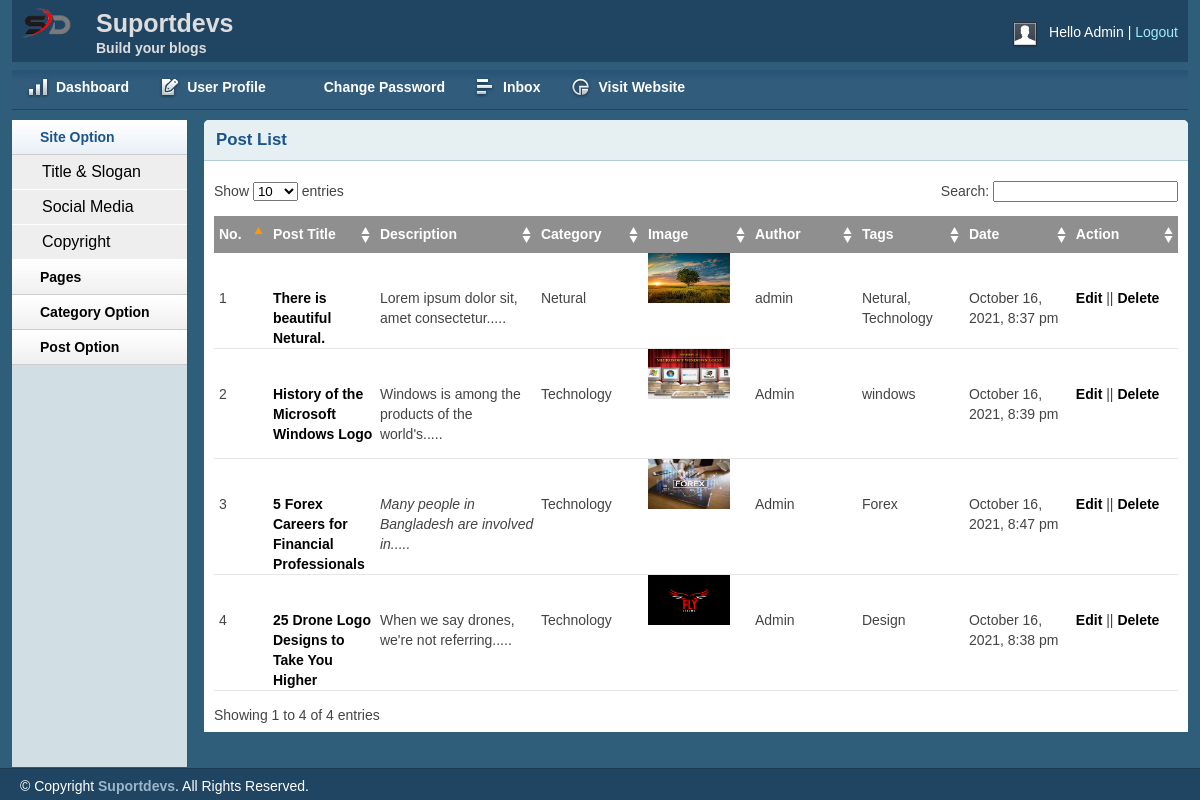
The app's page /admin/postlist.php (signed in) with its own data.
### tables this page shows
CREATE TABLE `tbl_sologan` (
  `id` int(11) NOT NULL,
  `title` varchar(255) NOT NULL,
  `sologan` varchar(255) NOT NULL,
  `logo` varchar(255) NOT NULL
);

CREATE TABLE `tbl_post` (
  `id` int(11) NOT NULL,
  `cat` int(11) NOT NULL,
  `title` varchar(255) NOT NULL,
  `body` text NOT NULL,
  `image` varchar(255) NOT NULL,
  `author` varchar(50) NOT NULL,
  `tags` varchar(255) NOT NULL,
  `date` timestamp NOT NULL DEFAULT current_timestamp() ON UPDATE current_timestamp()
);

CREATE TABLE `tbl_cetagory` (
  `id` int(11) NOT NULL,
  `name` varchar(50) NOT NULL
);

### lib/Database.php (called while the page is built, shortened)
<?php
Class Database{
	public $host   = DB_HOST;
	public $user   = DB_USER;
	public $pass   = DB_PASS;
	public $dbname = DB_NAME;
	public $link;
	private function connectDB(){
		$this->link = new mysqli($this->host, $this->user, $this->pass, $this->dbname);
	}
	public function select($query){
		$result = $this->link->query($query) or die($this->link->error.__LINE__);
		if($result->num_rows > 0){
			return $result;
		} else {
			return false;
		}
	}
}

### helpers/Format.php (called while the page is built, shortened)
<?php
class Format {
    public function formatDate($date) {
        return date('F j, Y, g:i a', strtotime($date));
    }
    public function textShorten($text, $limit = 400) {
        $text = $text. ' ';
        $text = substr($text, 0, $limit);
        $text = substr($text, 0, strrpos($text, ' '));
        $text = $text. '.....';
        return $text;
    }
}
?>

### admin/postlist.php (the view, shortened to what this page needs)
<?php include "inc/header.php"; ?>
<?php include "inc/sidebar.php"; ?>
	<div class="grid_10">
		<div class="box round first grid">
			<h2>Post List</h2>
			<div class="block">
				<table class="data display datatable" id="example">
				<thead>
					<tr>
						<th width="5%">No.</th>
						<th width="10%">Post Title</th>
						<th width="15%">Description</th>
						<th width="10%">Category</th>
						<th width="10%">Image</th>
						<th width="10%">Author</th>
						<th width="10%">Tags</th>
						<th width="10%">Date</th>
						<th width="10%">Action</th>
					</tr>
				</thead>
				<tbody>
				<?php
					$query = "SELECT tbl_post.*, tbl_cetagory.name FROM tbl_post INNER JOIN tbl_cetagory ON tbl_post.cat = tbl_cetagory.id ORDER By tbl_post.title DESC";
					$post = $db->select($query);
					if ($post) {
						$i = 0;
						while ($result = $post->fetch_assoc()) {
							$i++;
				?>
					<tr class="odd gradeX">
						<td><?php echo $i; ?></td>
						<td><a href="editpost.php?editpostId=<?php echo $result['id']; ?>"><?php echo $result['title']; ?></a></td>
						<td><?php echo $fm->textShorten($result['body'], 50); ?></td>
						<td><?php echo $result['name']; ?></td>
						<td><img src="<?php echo $result['image']; ?>" width="80%" height="50px" alt=""></td>
						<td><?php echo $result['author']; ?></td>
						<td><?php echo $result['tags']; ?></td>
						<td><?php echo $fm->formatDate($result['date']); ?></td>
						<td><a href="editpost.php?editpostId=<?php echo $result['id']; ?>">Edit</a> || <a onclick="return confirm('Are you sure Delete this Post')" href="deletepost.php?deletepostId=<?php echo $result['id']; ?>">Delete</a></td>
					</tr>
				<?php } }?>
				</tbody>
			</table>
			</div>
		</div>
	</div>
<?php include "inc/footer.php"; ?>

### admin/inc/header.php (shortened to what this page needs)
<?php include '../lib/Database.php'; ?>
<?php include '../helpers/Format.php'; ?>
<?php
	$db = new Database();
	$fm = new Format();
?>
<!DOCTYPE html>
<html>
<head>
    <link rel="stylesheet" type="text/css" href="css/reset.css" media="screen" />
    <link rel="stylesheet" type="text/css" href="css/text.css" media="screen" />
    <link rel="stylesheet" type="text/css" href="css/grid.css" media="screen" />
    <link rel="stylesheet" type="text/css" href="css/layout.css" media="screen" />
    <link rel="stylesheet" type="text/css" href="css/nav.css" media="screen" />
    <link href="css/table/demo_page.css" rel="stylesheet" type="text/css" />
</head>
<body>
    <div class="container_12">
        <div class="grid_12 header-repeat">
            <div id="branding">
                <div class="floatleft logo">
                <?php
                    $query = "SELECT * FROM tbl_sologan WHERE id='1'";
                    $blog_title = $db->select($query);
                    if ($blog_title) {
                        while ($result = $blog_title->fetch_assoc()) {
                ?>
                    <img src="<?php echo $result['logo']; ?>" alt="Logo" />
                <?php } } ?>
				</div>
				<div class="floatleft middle">
					<h1>Suportdevs</h1>
					<p>Build your blogs</p>
				</div>
                <div class="floatright">
                    <div class="floatleft">
                        <img src="img/img-profile.jpg" alt="Profile Pic" /></div>
                    <div class="floatleft marginleft10">
                        <ul class="inline-ul floatleft">
                            <li>Hello Admin</li>
                            <li><a href="?action=logout">Logout</a></li>
                        </ul>
                    </div>
                </div>
            </div>
        </div>
        <div class="grid_12">
            <ul class="nav main">
                <li class="ic-dashboard"><a href="index.php"><span>Dashboard</span></a> </li>
                <li class="ic-form-style"><a href=""><span>User Profile</span></a></li>
				<li class="ic-typography"><a href="changepassword.php"><span>Change Password</span></a></li>
				<li class="ic-grid-tables"><a href="inbox.php"><span>Inbox</span></a></li>
                <li class="ic-charts"><a href="postlist.php"><span>Visit Website</span></a></li>
            </ul>
        </div>

### admin/css/text.css (style rules this page uses)
body { font: 13px/1.5 Tahoma, Helvetica, Arial, 'Liberation Sans', FreeSans, sans-serif; }
h1 { font-size: 25px; }
h2 { font-size: 23px; }
ul { list-style: square; }
li { margin-left: 30px; }
p, dl, hr, h1, h2, h3, h4, h5, h6, ol, ul, pre, table, address, fieldset { margin-bottom: 20px; }

### admin/css/grid.css (style rules this page uses)
.container_12, .container_16 { min-height: 620px; width: 100%; }
.grid_1, .grid_2, .grid_3, .grid_4, .grid_5, .grid_6, .grid_7, .grid_8, .grid_9, .grid_10, .grid_11, .grid_12, .grid_13, .grid_14, .grid_15, .grid_16 { display: inline; float: left; margin-left: 1%; margin-right: 1%; }
.container_12 .grid_12, .container_16 .grid_16 { width: 98%; }
.container_12 .grid_10 { width: 81.333%; }

### admin/css/layout.css (style rules this page uses)
body { background: #fff none repeat scroll 0 0; color: #444; font-size: 14px; padding: 0; }
.floatleft { float:left; }
.logo img { margin-top: -15px; width: 52px; }
.middle { margin-left: 22px; margin-top: -14px; }
.middle h1 { color:#ddd;margin:0 }
.middle p { color: #ddd; margin: 0; font-weight: bold; }
.floatright { float:right; }
.inline-ul li { display:inline; color:#fff; }
.marginleft10 { margin-left:10px; }
a { color: #000; font-weight:bold; text-decoration: none; }
.container_12, .container_16 { background:#2E5E79; }
h1, h2, h3, h4, h5, h6 { line-height:1.2em; margin-bottom:.3em; }
h2 { margin-top:1em; }
#branding { font-weight: normal; margin-bottom: 0; padding: 22px 10px 3px; text-align: left; }
.header-repeat { background:url(../img/header-repeat.jpg) repeat-x; }
#branding a { color:#A1EAFF; font-weight:normal; }
#branding a:before { content:" | "; color:#fff; }
#branding ul, #branding ul li { margin:0px; padding:0px; }
#branding li { padding:0px 0px 0px 0px !important; }
.box { background:#fff; margin-bottom:20px; padding:10px 10px 10px 10px; margin-left:-8px; }
.box.grid { padding-bottom:40px; }
.box.round { -moz-border-radius: 5px 5px 0px 0px; -webkit-border-radius: 5px 5px 0px 0px; border-radius: 5px 5px 0px 0px; }
.box h2 { font-size:1.2em; font-weight:bold; color:#1B548D; background:#E6F0F3; margin:-10px -10px 0 -10px; padding:10px 12px; border-bottom:1px solid #B3CBD6; -moz-border-radius: 5px 5px 0px 0px; -webkit-border-radius: 5px 5px 0px 0px; border-radius: 5px 5px 0px 0px; }
.box.first { min-height: 406px; }
.block { padding-top:20px; }
p { margin-bottom:1em; }
ul, ol { padding-top:0; }
.block { padding-bottom:1px; }
table.display { margin: 0 auto; clear: both; width: 100%; }
.sorting_asc { background: #8f8f8f url(../img/table/sort_asc.png) no-repeat center right; padding:8px 5px; text-align:left; color:#fff; }
.sorting { background:#8f8f8f url(../img/table/sort_both.png) no-repeat center right; padding:8px 5px; text-align:left; color:#fff; }
tr.odd { height: 30px; line-height: 20px; border-bottom:1px solid #e6e6e6; }
tr.even { height: 30px; line-height: 20px; border-bottom:1px solid #e6e6e6; }
tr.odd td, tr.even td { padding-left:5px; }

### admin/css/nav.css (style rules this page uses)
ul.nav, ul.nav * { margin:0;padding:0; }
ul.nav { background: rgba(0, 0, 0, 0) url("../img/nav-repeat2.jpg") repeat-x scroll 0 8px !important; height: 58px; max-width: 100%; position: relative; }
ul.nav li { cursor:pointer; float:left; text-align:center; list-style-type:none; font-weight:normal; vertical-align:middle; }
ul.nav li a { color:#fff; font-weight:bold; text-decoration:none; display:block; float:left; padding:0 1em; height:3.7em; line-height:3.7em; }
ul.main li { position:relative; top:0; left:0; }
ul.main li a { height:3.7em; line-height:3.7em; border:0; color:#fff; }
ul.nav li.ic-dashboard a span, .ic-dashboard { background:url(../img/icon-dashboard.png) no-repeat center left; }
ul.nav li.ic-typography a span, .ic-typography { background:url(../img/icon-typography.png) no-repeat center left; }
ul.nav li.ic-charts a span, .ic-charts { background:url(../img/icon-charts-graphs.png) no-repeat center left; }
ul.nav li.ic-form-style a span, .ic-form-style { background:url(../img/icon-form-style.png) no-repeat center left; }
ul.nav li.ic-grid-tables a span, .ic-grid-tables { background:url(../img/icon-grid-tables.png) no-repeat center left; }
ul.nav li { background-image: none !important; overflow: hidden; }
ul.nav li a span { padding: 0px 0px 0px 30px; display: block; background-repeat: no-repeat; white-space: nowrap; }

### records on screen
tbl_sologan: logo (picture)
tbl_post: title "There is beautiful Netural.", body "Lorem ipsum dolor sit, amet consectetur.....", tbl_cetagory.name "Netural", image (picture), author "admin", tags "Netural, Technology", date "October 16, 2021, 8:37 pm"
tbl_post: title "History of the Microsoft Windows Logo", body "Windows is among the products of the world's.....", tbl_cetagory.name "Technology", image (picture), author "Admin", tags "windows", date "October 16, 2021, 8:39 pm"
tbl_post: title "5 Forex Careers for Financial Professionals", body "Many people in Bangladesh are involved in.....", tbl_cetagory.name "Technology", image (picture), author "Admin", tags "Forex", date "October 16, 2021, 8:47 pm"
tbl_post: title "25 Drone Logo Designs to Take You Higher", body "When we say drones, we're not referring.....", tbl_cetagory.name "Technology", image (picture), author "Admin", tags "Design", date "October 16, 2021, 8:38 pm"
